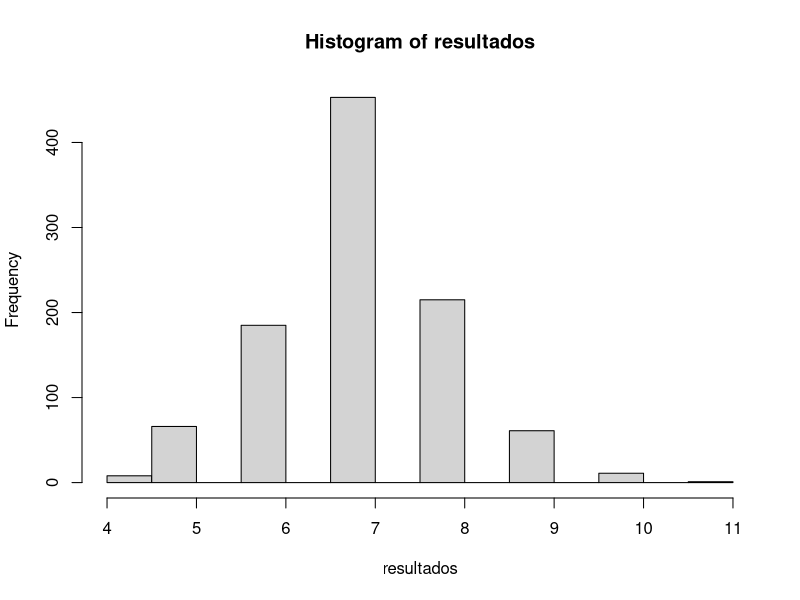
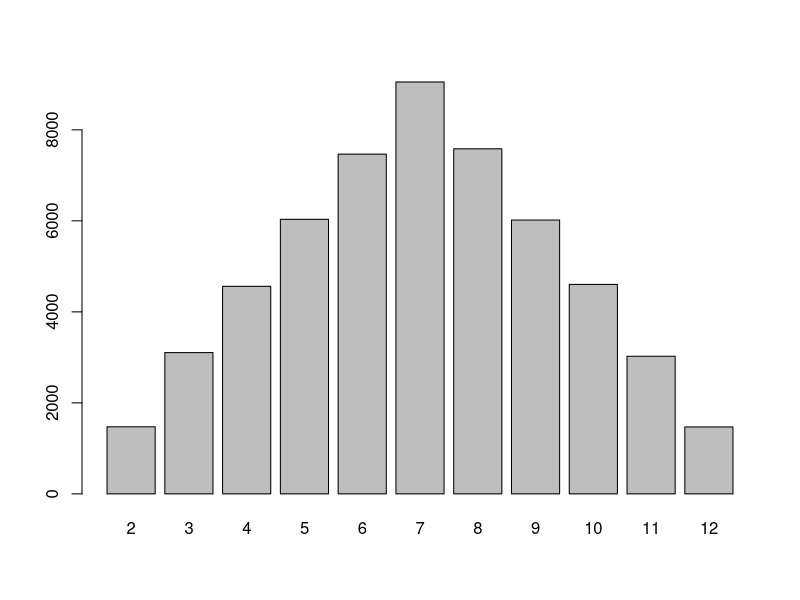

Write the R code that produced these figures, in order.
## ---- chunk 1
library(tidyverse)
## ---- chunk 2
a <- (2:12)
b <- c("","","","","","","","","","","")
c <- c("","M","E","T","A","","M","E","T","A","")
dibujoTablero <- tibble("Suma"=a,"1"=b,"2"=b,"3"=b,"4"=b,"5"=b,"6"=b,"7"=b,"8"=b,"9"=b,"10"=b,"Meta"=c)
## ---- chunk 3
library(knitr)
library(kableExtra)
kable(dibujoTablero) %>%
  row_spec(0:11, align = "c") %>%
#  kable_minimal() %>%
  kable_styling(latex_options = "jira") %>%
  column_spec(c(2,4,6,8,10), background =  "#f3f3f3") %>%
  kable_paper("striped")
## ---- chunk 4
sumaDeTablero <- c("2"=0, "3"=0, "4"=0, "5"=0, "6"=0, "7"=0, "8"=0, "9"=0, "10"=0, "11"=0, "12"=0)
posiciones <- c("2", "3", "4", "5", "6", "7", "8", "9", "10", "11", "12")
colores <- c("2"="NULL", "3"="NULL", "4"="NULL", "5"="NULL", "6"="NULL", "7"="NULL", "8"="NULL", "9"="NULL", "10"="NULL", "11"="NULL", "12"="NULL")
unDado <- rep(c(1, 2, 3, 4, 5, 6), times = c(1, 1, 1, 1, 1, 1))
todosLosTableros <- tibble("2"=double(), "3"=double(), "4"=double(), "5"=double(), "6"=double(), "7"=double(), "8"=double(), "9"=double(), "10"=double(), "11"=double(), "12"=double())
## ---- chunk 5
contador <- 0
resultados <- c()
repeat {
# Reseteamos el tablero
  tablero <- c("2"=0, "3"=0, "4"=0, "5"=0, "6"=0, "7"=0, "8"=0, "9"=0, "10"=0, "11"=0, "12"=0)
# Repartimos las fichas en sus posiciones iniciales
  seleccion1 <- sample(posiciones, 10, replace = FALSE)
  for (i in seleccion1) {
    colores[i] <- "White"
  }
  seleccion2 <- sample(seleccion1, 5, replace = FALSE)
  for (i in seleccion2) {
    colores[i] <- "Black"
  }
# Reseteamos el ganador
  ganador <- NULL
# Simulamos un juego completo
  while (is.null(ganador)) {
# Blancas tiran los dados
    dado1 <- sample(unDado, 1, replace = TRUE)
    dado2 <- sample(unDado, 1, replace = TRUE)
    suma <- as.character(dado1 + dado2)
# Se mueve la ficha y se verifica si ganó una de ellas
    if (colores[suma] ==  "White")
       {
         tablero[suma] <- tablero[suma] + 1
         if (tablero[suma] > 10) { ganador <- as.numeric(suma)
            } else {
                    # nada que hacer
                }
       }
# Negras tiran los dados
    dado1 <- sample(unDado, 1, replace = TRUE)
    dado2 <- sample(unDado, 1, replace = TRUE)
    suma <- as.character(dado1 + dado2)
# Se mueve la ficha y se verifica si ganó una de ellas
    if (colores[suma] ==  "Black")
       {
         tablero[suma] <- tablero[suma] + 1
         if (tablero[suma] > 10) { ganador <- as.numeric(suma)
          } else {
             # nada que hacer
                }
    }
  }
  contador <- contador + 1
  
# Agrego cada tablero a un registro del final de cada juego
  for (i in posiciones) {
    todosLosTableros[contador,i] <- tablero[i]
  }
  
# Agrego todas las movidas a una planilla de totales
  for (i in posiciones) {
    sumaDeTablero[i] <- sumaDeTablero[i] + tablero[i]
  }

# Se agrega el ganador a una lista
  resultados <- c(resultados, ganador)

  if (contador >= 1000) {
    break
  }
}
todosLosTableros
resultados
sumaDeTablero
## ---- chunk 6
hist(resultados)
## ---- chunk 7
barplot(sumaDeTablero)
## ---- chunk 8
summary(todosLosTableros)
## ---- chunk 9
library(tidyverse)
## ---- chunk 10
todosLosTablerosTidy <- pivot_longer(todosLosTableros, cols = 1:11, names_to = "Suma")
totalDadosLanzados <- todosLosTablerosTidy %>% 
  summarise(total = sum(value))
totalDadosLanzados <- totalDadosLanzados[["total"]]
## ---- chunk 11
indicesTodosLosTableros <- todosLosTablerosTidy %>% 
  group_by(Suma) %>%  
  reframe(n = n(), frecAbs = sum(value), frecRel = frecAbs/totalDadosLanzados, media = mean(value), mediana = median(value), sd = sd(value), varianza = var(value), cv = sd/media) %>%
  arrange(as.numeric(Suma))
## ---- chunk 12
kable(indicesTodosLosTableros) %>%
  row_spec(0:11, align = "c") %>%
  kable_styling(latex_options = "jira") %>%
  kable_paper("striped")
# %>%
#   column_spec(4, color = spec_color(indicesTodosLosTableros$frecRel[2:12])) 
# %>%
#   column_spec(9, color = spec_color(indicesTodosLosTableros$cv[2:12]))
